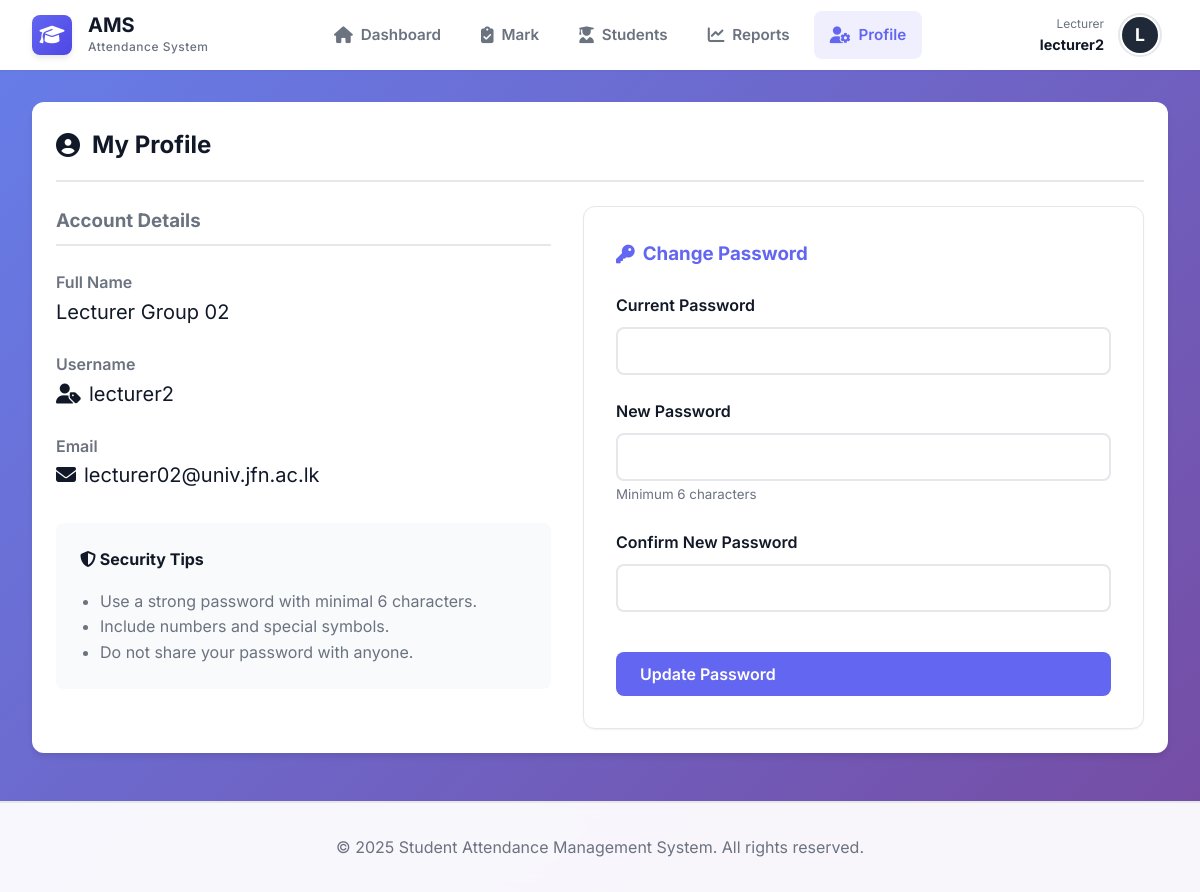
The page /lecturer/profile.php (signed in) on the database its author committed.
### tables this page shows
CREATE TABLE lecturers (
    id INT AUTO_INCREMENT PRIMARY KEY,
    user_id INT NOT NULL,
    name VARCHAR(100) NOT NULL,
    email VARCHAR(100) UNIQUE NOT NULL,
    phone VARCHAR(20),
    created_at TIMESTAMP DEFAULT CURRENT_TIMESTAMP,
    FOREIGN KEY (user_id) REFERENCES users(id) ON DELETE CASCADE,
    INDEX idx_user_id (user_id)
);

CREATE TABLE users (
    id INT AUTO_INCREMENT PRIMARY KEY,
    username VARCHAR(50) UNIQUE NOT NULL,
    password VARCHAR(255) NOT NULL,
    role ENUM('admin', 'lecturer') NOT NULL,
    created_at TIMESTAMP DEFAULT CURRENT_TIMESTAMP,
    INDEX idx_username (username),
    INDEX idx_role (role)
);

### lecturer/profile.php (the view, shortened to what this page needs)
<?php
require_once '../includes/header.php';
$lecturerId = getLecturerId($pdo, $_SESSION['user_id']);
try {
    $stmt = $pdo->prepare("
        SELECT l.*, u.username
        FROM lecturers l
        JOIN users u ON l.user_id = u.id
        WHERE l.id = ?
    ");
    $stmt->execute([$lecturerId]);
    $lecturer = $stmt->fetch();
} catch (PDOException $e) {
    $lecturer = null;
}
?>
<div class="card">
    <div class="card-header">
        <h2><i class="fas fa-user-circle"></i> My Profile</h2>
    </div>
    <div class="card-body">
        <div style="display: flex; gap: 2rem; flex-wrap: wrap;">
            <div style="flex: 1; min-width: 300px;">
                <h3 style="margin-bottom: 1.5rem; color: var(--text-secondary); border-bottom: 2px solid var(--border-color); padding-bottom: 0.5rem;">
                    Account Details
                </h3>
                <div style="margin-bottom: 1.5rem;">
                    <label style="font-weight: 600; color: var(--text-secondary);">Full Name</label>
                    <div style="font-size: 1.25rem; color: var(--text-primary);">
                        <?php echo htmlspecialchars($lecturer['name']); ?>
                    </div>
                </div>
                <div style="margin-bottom: 1.5rem;">
                    <label style="font-weight: 600; color: var(--text-secondary);">Username</label>
                    <div style="font-size: 1.25rem; color: var(--text-primary); display: flex; align-items: center; gap: 0.5rem;">
                        <i class="fas fa-user-tag text-secondary"></i>
                        <?php echo htmlspecialchars($lecturer['username']); ?>
                    </div>
                </div>
                <div style="margin-bottom: 1.5rem;">
                    <label style="font-weight: 600; color: var(--text-secondary);">Email</label>
                    <div style="font-size: 1.25rem; color: var(--text-primary); display: flex; align-items: center; gap: 0.5rem;">
                        <i class="fas fa-envelope text-secondary"></i>
                        <?php echo htmlspecialchars($lecturer['email']); ?>
                    </div>
                </div>
                <div style="background: var(--light-color); padding: 1.5rem; border-radius: var(--radius-md); margin-top: 2rem;">
                    <h4 style="margin-bottom: 1rem;"><i class="fas fa-shield-alt"></i> Security Tips</h4>
                    <ul style="padding-left: 1.25rem; color: var(--text-secondary); line-height: 1.6;">
                        <li>Use a strong password with minimal 6 characters.</li>
                        <li>Include numbers and special symbols.</li>
                        <li>Do not share your password with anyone.</li>
                    </ul>
                </div>
            </div>
            <div style="flex: 1; min-width: 300px; background: #fff; border: 1px solid var(--border-color); padding: 2rem; border-radius: var(--radius-lg); box-shadow: var(--shadow-sm);">
                <h3 style="margin-bottom: 1.5rem; color: var(--primary-color); display: flex; align-items: center; gap: 0.5rem;">
                    <i class="fas fa-key"></i> Change Password
                </h3>
                <form method="POST">
                    <div class="form-group">
                        <label for="current_password" class="form-label">Current Password</label>
                        <input type="password" id="current_password" name="current_password" class="form-control" required>
                    </div>
                    <div class="form-group">
                        <label for="new_password" class="form-label">New Password</label>
                        <input type="password" id="new_password" name="new_password" class="form-control" required minlength="6">
                        <small style="color: var(--text-secondary);">Minimum 6 characters</small>
                    </div>
                    <div class="form-group">
                        <label for="confirm_password" class="form-label">Confirm New Password</label>
                        <input type="password" id="confirm_password" name="confirm_password" class="form-control" required>
                    </div>
                    <button type="submit" class="btn btn-primary" style="width: 100%; margin-top: 1rem;">
                        Update Password
                    </button>
                </form>
            </div>
        </div>
    </div>
</div>
<?php require_once '../includes/footer.php'; ?>

### css/style.css (style rules this page uses)
:root { --primary-color: #6366f1; --primary-dark: #4f46e5; --primary-light: #818cf8; --secondary-color: #8b5cf6; --success-color: #10b981; --danger-color: #ef4444; --warning-color: #f59e0b; --info-color: #3b82f6; --dark-color: #1f2937; --light-color: #f9fafb; --border-color: #e5e7eb; --text-primary: #111827; --text-secondary: #6b7280; --shadow-sm: 0 1px 2px 0 rgba(0, 0, 0, 0.05); --shadow-md: 0 4px 6px -1px rgba(0, 0, 0, 0.1); --shadow-lg: 0 10px 15px -3px rgba(0, 0, 0, 0.1); --shadow-xl: 0 20px 25px -5px rgba(0, 0, 0, 0.1); --radius-sm: 0.375rem; --radius-md: 0.5rem; --radius-lg: 0.75rem; --transition: all 0.3s cubic-bezier(0.4, 0, 0.2, 1); }
* { margin: 0; padding: 0; box-sizing: border-box; }
body { font-family: 'Inter', -apple-system, BlinkMacSystemFont, 'Segoe UI', Roboto, sans-serif; background: linear-gradient(135deg, #667eea 0%, #764ba2 100%); min-height: 100vh; color: var(--text-primary); line-height: 1.6; }
.card { background: white; border-radius: var(--radius-lg); box-shadow: var(--shadow-md); padding: 1.5rem; margin-bottom: 1.5rem; transition: var(--transition); }
.card-header { display: flex; justify-content: space-between; align-items: center; margin-bottom: 1.5rem; padding-bottom: 1rem; border-bottom: 2px solid var(--border-color); }
.card-header h2 { font-size: 1.5rem; color: var(--text-primary); display: flex; align-items: center; gap: 0.75rem; }
.card-body { padding: 0; }
.form-group { margin-bottom: 1.5rem; }
.form-label { display: block; margin-bottom: 0.5rem; font-weight: 600; color: var(--text-primary); }
.form-control { width: 100%; padding: 0.75rem 1rem; border: 2px solid var(--border-color); border-radius: var(--radius-md); font-size: 1rem; transition: var(--transition); font-family: inherit; }
.btn { padding: 0.75rem 1.5rem; border: none; border-radius: var(--radius-md); font-size: 1rem; font-weight: 600; cursor: pointer; transition: var(--transition); display: inline-flex; align-items: center; gap: 0.5rem; text-decoration: none; font-family: inherit; }
.btn-primary { background: var(--primary-color); color: white; }

### rows shown on the page
lecturers: name "Lecturer Group 02", user.username "lecturer2", email "lecturer02@univ.jfn.ac.lk"

### other values the page prints
$_SESSION['username'] "lecturer2"
substr($_SESSION['username'], 0, 1) "L"
APP_NAME "Student Attendance Management System"
